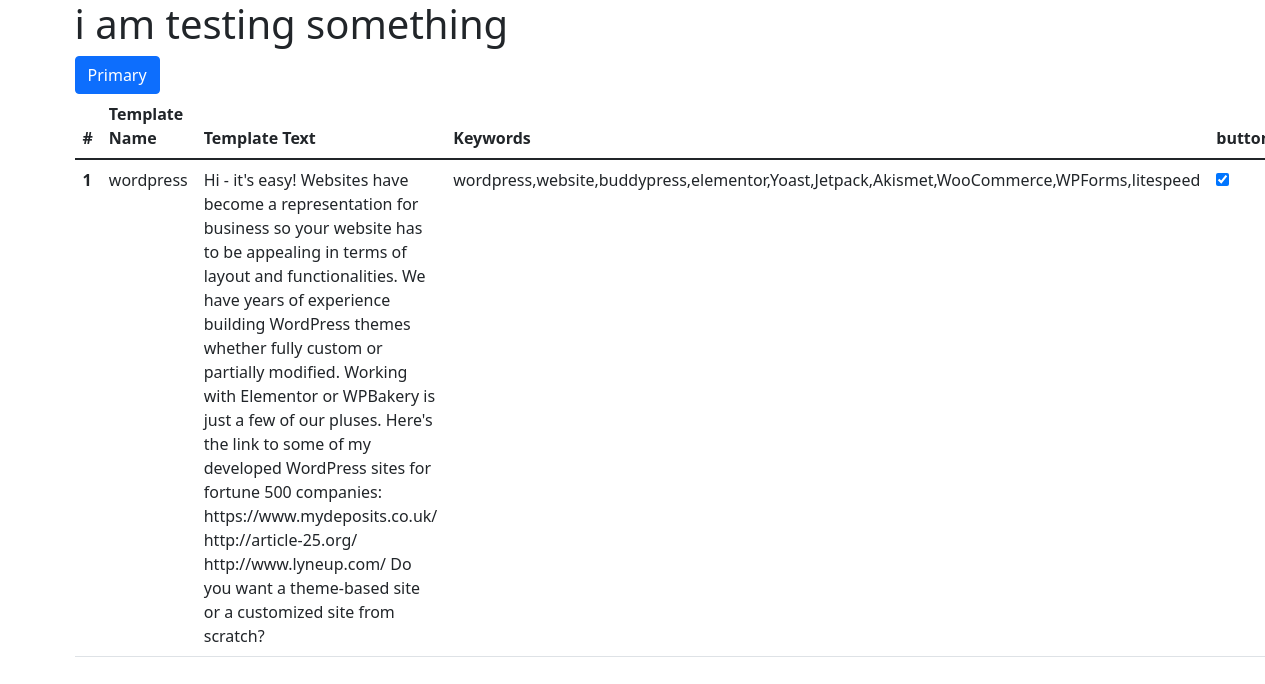
The page /testing on the database its author committed.
### models.py (models this page shows, shortened)
class templatesinfo(Base):
    __tablename__ = "templatesinfo"
    id = Column(Integer, primary_key=True, index=True)
    template_name = Column(String, unique=True, index=True)
    template_words = Column(String, unique=True, index=True)
    keywords = Column(String, index=True)

### main.py (the view)
@app.get("/testing", response_class=HTMLResponse)
async def testtest(request: Request, db: Session = Depends(get_db)):
    alltestingdata = db.query(templatesinfo).all()
    return templates.TemplateResponse("test.html", {"request": request, "alltestingdata": alltestingdata})

### templates/test.html (shortened to what this page needs)
<!DOCTYPE html>
<html lang="en">
<head>
    <link href="https://cdn.jsdelivr.net/npm/bootstrap@5.1.3/dist/css/bootstrap.min.css" rel="stylesheet">
</head>
<body class="container">
    <h1>i am testing something</h1>
    <div>
        <div class="row">
          <br>
          <div class="col">
            <table class="table">
                <thead>
                  <tr>
                    <th scope="col">#</th>
                    <th scope="col">Template Name</th>
                    <th scope="col">Template Text</th>
                    <th scope="col">Keywords</th>
                    <th scope="col">buttons</th>
                  </tr>
                </thead>
                <tbody>
                    {% for tempdata in alltestingdata %}
                  <tr class="table">
                    <th scope="row">{{ tempdata.id }}</th>
                    <td>{{ tempdata.template_name }}</td>
                    <td>{{ tempdata.template_words }}</td>
                    <td>{{ tempdata.keywords }}</td>
                    <td><input type="checkbox" value="True" id= {{ tempdata.id }} name= {{ tempdata.id }} class="temp_check" checked></td>
                  </tr>
                  {% endfor %}
                  <button type="button" class="btn btn-primary" onclick="getcheckval()">Primary</button>
          </div>
</body>
</html>

### rows shown on the page
templatesinfo: id "1", template_name "wordpress", template_words "Hi - it's easy! Websites have become a representation for business so your website has to be appealing in terms of layout and functionalities. We have years of experience building WordPress themes whether fully custom or partially modified. Working with Elementor or WPBakery is just a few of our pluses. Here's the link to some of my developed WordPress sites for fortune 500 companies: https://www.mydeposits.co.uk/ http://article-25.org/ http://www.lyneup.com/ Do you want a theme-based site or a customized site from scratch?", keywords "wordpress,website,buddypress,elementor,Yoast,Jetpack,Akismet,WooCommerce,WPForms,litespeed"
